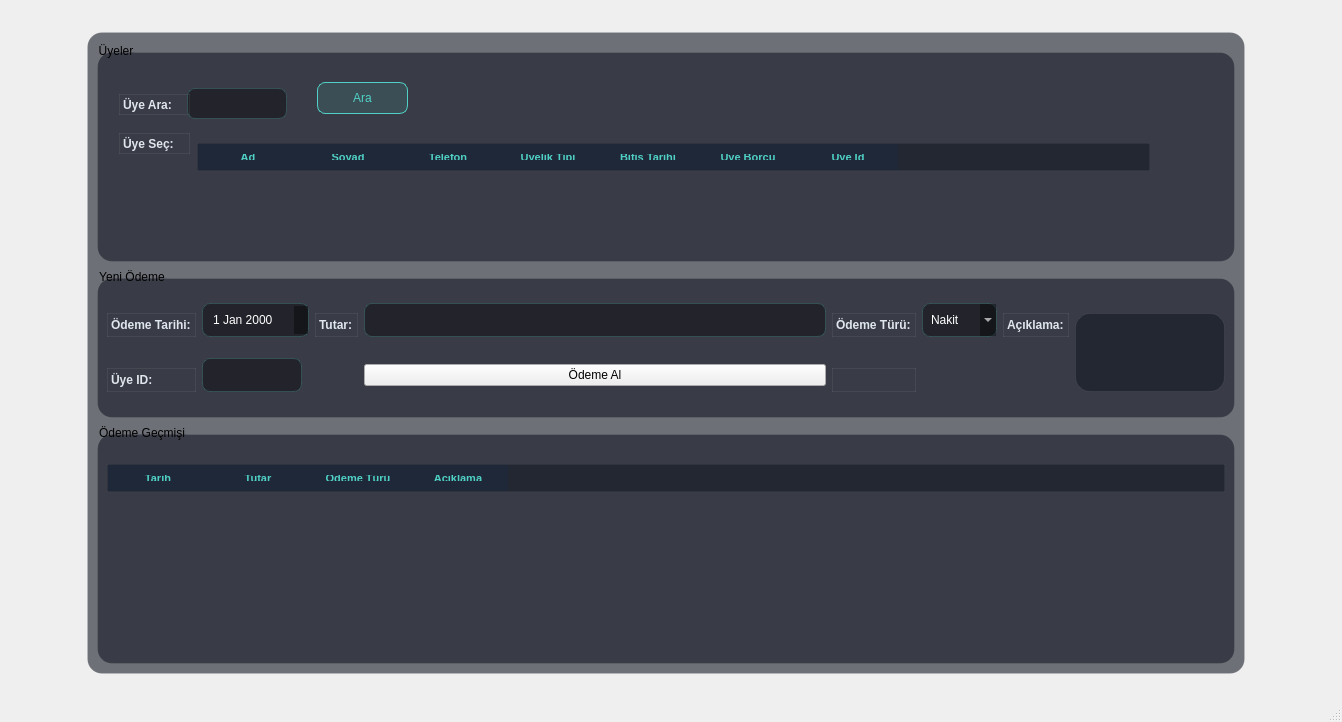
<?xml version="1.0" encoding="UTF-8"?>
<ui version="4.0">
 <class>MainWindow</class>
 <widget class="QMainWindow" name="MainWindow">
  <property name="geometry">
   <rect>
    <x>0</x>
    <y>0</y>
    <width>1342</width>
    <height>722</height>
   </rect>
  </property>
  <property name="windowTitle">
   <string>Ödeme Ekranı</string>
  </property>
  <property name="styleSheet">
   <string notr="true">QFrame, QGroupBox {
    background-color: rgba(20, 24, 35, 150); /* Yarı şeffaf koyu lacivert */
    border: 1px solid rgba(255, 255, 255, 15);
    border-radius: 15px;
    margin-top: 10px;
}

/* Başlık Yazıları */
QLabel {
    color: #E0E6ED;
    font-weight: 600;
    background: transparent;
}

/* Modern Input Alanları */
QLineEdit, QDateTimeEdit, QComboBox {
    background-color: rgba(0, 0, 0, 100);
    border: 1px solid rgba(79, 209, 197, 50); /* Hafif turkuaz kenarlık */
    border-radius: 8px;
    padding: 8px;
    color: white;
}

QLineEdit:focus {
    border: 1px solid #4FD1C5;
    background-color: rgba(0, 0, 0, 150);
}

/* Tablo Tasarımı (Transparan ve Temiz) */
QTableWidget {
    background-color: transparent;
    alternate-background-color: rgba(255, 255, 255, 5);
    border: none;
    gridline-color: rgba(255, 255, 255, 10);
}

QHeaderView::section {
    background-color: rgba(30, 41, 59, 180);
    color: #4FD1C5;
    padding: 10px;
    border: none;
    font-weight: bold;
    text-transform: uppercase;
    font-size: 11px;
}

/* Ana Aksiyon Butonu (Ödeme Al) */
QPushButton#btn_odeme_al {
    background: qlineargradient(x1:0, y1:0, x2:1, y2:0, stop:0 #4FD1C5, stop:1 #2C7A7B);
    color: #0F172A;
    font-weight: bold;
    border-radius: 10px;
    padding: 12px;
}

QPushButton#btn_odeme_al:hover {
    background: qlineargradient(x1:0, y1:0, x2:1, y2:0, stop:0 #64FFDA, stop:1 #4FD1C5);
}

/* İkincil Buton (Ara) */
QPushButton#btn_ara {
    background-color: rgba(79, 209, 197, 30);
    border: 1px solid #4FD1C5;
    color: #4FD1C5;
    border-radius: 8px;
}

QPushButton#btn_ara:hover {
    background-color: #4FD1C5;
    color: #0F172A;
}

/* Scrollbar (Zarif ve İnce) */
QScrollBar:vertical {
    border: none;
    background: transparent;
    width: 5px;
}

QScrollBar::handle:vertical {
    background: rgba(79, 209, 197, 80);
    border-radius: 2px;
}
QTableWidget QTableCornerButton::section {
    background-color: transparent;
    border: none;
}</string>
  </property>
  <widget class="QWidget" name="centralwidget">
   <layout class="QGridLayout" name="gridLayout">
    <item row="0" column="1">
     <spacer name="verticalSpacer_2">
      <property name="orientation">
       <enum>Qt::Orientation::Vertical</enum>
      </property>
      <property name="sizeType">
       <enum>QSizePolicy::Policy::Fixed</enum>
      </property>
      <property name="sizeHint" stdset="0">
       <size>
        <width>20</width>
        <height>13</height>
       </size>
      </property>
     </spacer>
    </item>
    <item row="1" column="0">
     <spacer name="horizontalSpacer">
      <property name="orientation">
       <enum>Qt::Orientation::Horizontal</enum>
      </property>
      <property name="sizeType">
       <enum>QSizePolicy::Policy::Fixed</enum>
      </property>
      <property name="sizeHint" stdset="0">
       <size>
        <width>78</width>
        <height>20</height>
       </size>
      </property>
     </spacer>
    </item>
    <item row="1" column="1" rowspan="2" colspan="2">
     <widget class="QFrame" name="frame">
      <property name="frameShape">
       <enum>QFrame::Shape::StyledPanel</enum>
      </property>
      <property name="frameShadow">
       <enum>QFrame::Shadow::Raised</enum>
      </property>
      <layout class="QGridLayout" name="gridLayout_3">
       <item row="0" column="0">
        <widget class="QGroupBox" name="groupBox">
         <property name="minimumSize">
          <size>
           <width>0</width>
           <height>220</height>
          </size>
         </property>
         <property name="title">
          <string>Üyeler</string>
         </property>
         <widget class="QLineEdit" name="txt_uyeAd">
          <property name="geometry">
           <rect>
            <x>90</x>
            <y>46</y>
            <width>100</width>
            <height>31</height>
           </rect>
          </property>
          <property name="maximumSize">
           <size>
            <width>100</width>
            <height>16777215</height>
           </size>
          </property>
         </widget>
         <widget class="QLabel" name="label">
          <property name="geometry">
           <rect>
            <x>22</x>
            <y>42</y>
            <width>71</width>
            <height>31</height>
           </rect>
          </property>
          <property name="text">
           <string>Üye Ara:</string>
          </property>
         </widget>
         <widget class="QPushButton" name="btn_ara">
          <property name="geometry">
           <rect>
            <x>220</x>
            <y>40</y>
            <width>91</width>
            <height>32</height>
           </rect>
          </property>
          <property name="maximumSize">
           <size>
            <width>100</width>
            <height>16777215</height>
           </size>
          </property>
          <property name="text">
           <string>Ara</string>
          </property>
         </widget>
         <widget class="QTableWidget" name="tbl_uyeler">
          <property name="geometry">
           <rect>
            <x>100</x>
            <y>81</y>
            <width>953</width>
            <height>131</height>
           </rect>
          </property>
          <column>
           <property name="text">
            <string>Ad</string>
           </property>
          </column>
          <column>
           <property name="text">
            <string>Soyad</string>
           </property>
          </column>
          <column>
           <property name="text">
            <string>Telefon</string>
           </property>
          </column>
          <column>
           <property name="text">
            <string>Üyelik Tipi</string>
           </property>
          </column>
          <column>
           <property name="text">
            <string>Bitiş Tarihi</string>
           </property>
          </column>
          <column>
           <property name="text">
            <string>Üye Borcu</string>
           </property>
          </column>
          <column>
           <property name="text">
            <string>Üye Id</string>
           </property>
          </column>
         </widget>
         <widget class="QLabel" name="label_2">
          <property name="geometry">
           <rect>
            <x>22</x>
            <y>81</y>
            <width>71</width>
            <height>31</height>
           </rect>
          </property>
          <property name="text">
           <string>Üye Seç:</string>
          </property>
         </widget>
        </widget>
       </item>
       <item row="1" column="0">
        <widget class="QGroupBox" name="groupBox_2">
         <property name="minimumSize">
          <size>
           <width>0</width>
           <height>150</height>
          </size>
         </property>
         <property name="title">
          <string>Yeni Ödeme</string>
         </property>
         <layout class="QGridLayout" name="gridLayout_4">
          <item row="0" column="0">
           <widget class="QLabel" name="label_3">
            <property name="text">
             <string>Ödeme Tarihi:</string>
            </property>
           </widget>
          </item>
          <item row="0" column="1">
           <widget class="QDateEdit" name="dateEdit"/>
          </item>
          <item row="0" column="2">
           <widget class="QLabel" name="label_4">
            <property name="text">
             <string>Tutar:</string>
            </property>
           </widget>
          </item>
          <item row="0" column="3">
           <widget class="QLineEdit" name="txt_tutar"/>
          </item>
          <item row="0" column="4">
           <widget class="QLabel" name="label_5">
            <property name="text">
             <string>Ödeme Türü:</string>
            </property>
           </widget>
          </item>
          <item row="0" column="5">
           <widget class="QComboBox" name="comboBox">
            <item>
             <property name="text">
              <string>Nakit</string>
             </property>
            </item>
            <item>
             <property name="text">
              <string>Kart</string>
             </property>
            </item>
            <item>
             <property name="text">
              <string>Havale</string>
             </property>
            </item>
           </widget>
          </item>
          <item row="0" column="6">
           <widget class="QLabel" name="label_6">
            <property name="text">
             <string>Açıklama:</string>
            </property>
           </widget>
          </item>
          <item row="0" column="7" rowspan="2">
           <widget class="QTextEdit" name="txt_aciklama">
            <property name="maximumSize">
             <size>
              <width>150</width>
              <height>16777215</height>
             </size>
            </property>
           </widget>
          </item>
          <item row="1" column="3">
           <widget class="QPushButton" name="btn_odemeAl">
            <property name="text">
             <string>Ödeme Al</string>
            </property>
           </widget>
          </item>
          <item row="1" column="4">
           <widget class="QLabel" name="label_7">
            <property name="text">
             <string/>
            </property>
           </widget>
          </item>
          <item row="1" column="1">
           <widget class="QLineEdit" name="txt_uyeID">
            <property name="maximumSize">
             <size>
              <width>100</width>
              <height>16777215</height>
             </size>
            </property>
           </widget>
          </item>
          <item row="1" column="0">
           <widget class="QLabel" name="label_8">
            <property name="text">
             <string>Üye ID:</string>
            </property>
           </widget>
          </item>
         </layout>
        </widget>
       </item>
       <item row="2" column="0">
        <widget class="QGroupBox" name="groupBox_3">
         <property name="minimumSize">
          <size>
           <width>0</width>
           <height>100</height>
          </size>
         </property>
         <property name="title">
          <string>Ödeme Geçmişi</string>
         </property>
         <layout class="QGridLayout" name="gridLayout_2">
          <item row="0" column="0">
           <widget class="QTableWidget" name="tbl_odemeler">
            <column>
             <property name="text">
              <string>Tarih</string>
             </property>
            </column>
            <column>
             <property name="text">
              <string>Tutar</string>
             </property>
            </column>
            <column>
             <property name="text">
              <string>Ödeme Türü</string>
             </property>
            </column>
            <column>
             <property name="text">
              <string>Açıklama</string>
             </property>
            </column>
           </widget>
          </item>
         </layout>
        </widget>
       </item>
      </layout>
     </widget>
    </item>
    <item row="2" column="3">
     <spacer name="horizontalSpacer_2">
      <property name="orientation">
       <enum>Qt::Orientation::Horizontal</enum>
      </property>
      <property name="sizeType">
       <enum>QSizePolicy::Policy::Fixed</enum>
      </property>
      <property name="sizeHint" stdset="0">
       <size>
        <width>88</width>
        <height>20</height>
       </size>
      </property>
     </spacer>
    </item>
    <item row="3" column="2">
     <spacer name="verticalSpacer">
      <property name="orientation">
       <enum>Qt::Orientation::Vertical</enum>
      </property>
      <property name="sizeType">
       <enum>QSizePolicy::Policy::Fixed</enum>
      </property>
      <property name="sizeHint" stdset="0">
       <size>
        <width>20</width>
        <height>17</height>
       </size>
      </property>
     </spacer>
    </item>
   </layout>
  </widget>
  <widget class="QMenuBar" name="menubar">
   <property name="geometry">
    <rect>
     <x>0</x>
     <y>0</y>
     <width>1342</width>
     <height>25</height>
    </rect>
   </property>
  </widget>
  <widget class="QStatusBar" name="statusbar"/>
 </widget>
 <resources/>
 <connections/>
</ui>
